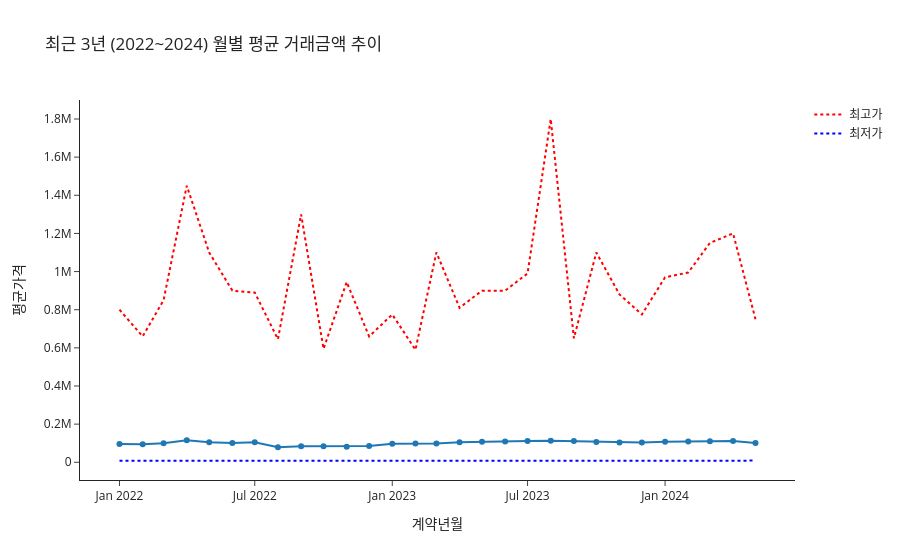
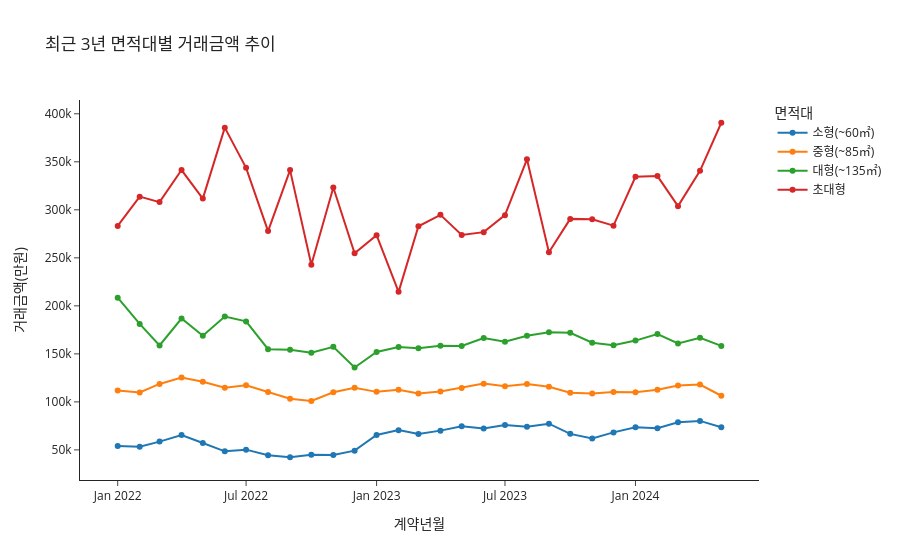
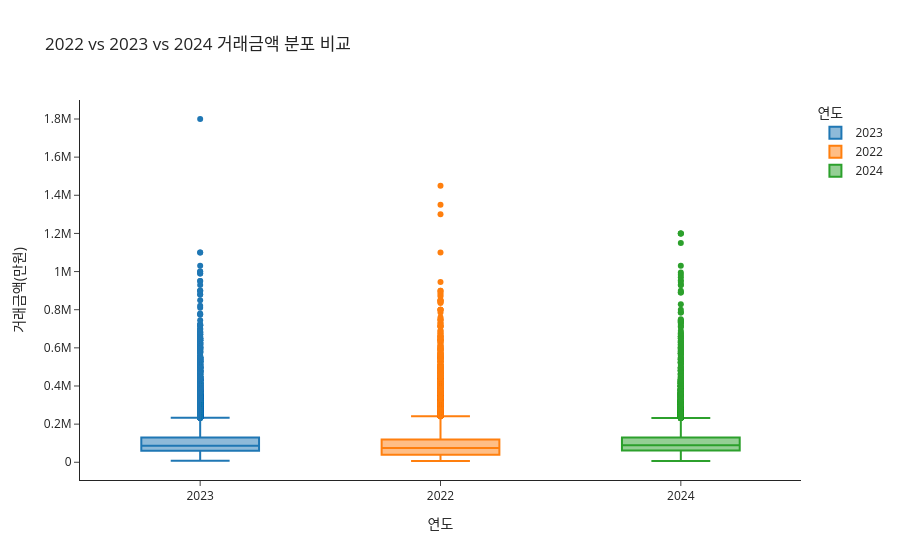

The code cell stored with these charts, in order, in its notebook:
### Code cell
# ================================
# 1. 최근 3년 필터링
# ================================
sa_recent = sa[(sa['계약년월'] >= '2022-01-01') & 
               (sa['계약년월'] <= '2024-12-31')]

print(f"최근 3년 데이터: {len(sa_recent)}건")

# ================================
# 2. 월별 평균 거래금액
# ================================
monthly = sa_recent.groupby('계약년월')['거래금액(만원)'].agg(
    평균가격='mean',
    최고가격='max',
    최저가격='min',
    거래건수='count'
).reset_index()

# ================================
# 3. 월별 추이 라인차트
# ================================
fig1 = px.line(
    monthly,
    x='계약년월',
    y='평균가격',
    title='최근 3년 (2022~2024) 월별 평균 거래금액 추이',
    markers=True,
    template='simple_white'
)
fig1.add_scatter(x=monthly['계약년월'], y=monthly['최고가격'],
                 mode='lines', name='최고가', line=dict(dash='dot', color='red'))
fig1.add_scatter(x=monthly['계약년월'], y=monthly['최저가격'],
                 mode='lines', name='최저가', line=dict(dash='dot', color='blue'))
fig1.show()
fig1.write_html('price_trend_3y.html')

# ================================
# 4. 면적대별 가격 추이
# ================================
sa_recent['면적대'] = pd.cut(sa_recent['전용면적(㎡)'],  # ← 수정
                             bins=[0, 60, 85, 135, 999],
                             labels=['소형(~60㎡)', '중형(~85㎡)', 
                                     '대형(~135㎡)', '초대형'])

area_monthly = sa_recent.groupby(
    ['계약년월', '면적대'], observed=True)['거래금액(만원)'].mean().reset_index()

fig2 = px.line(
    area_monthly,
    x='계약년월',
    y='거래금액(만원)',
    color='면적대',
    title='최근 3년 면적대별 거래금액 추이',
    markers=True,
    template='simple_white'
)
fig2.show()
fig2.write_html('price_trend_by_area_3y.html')

# ================================
# 5. 연도별 박스플롯
# ================================
sa_recent['연도'] = sa_recent['계약년월'].dt.year.astype(str)

fig3 = px.box(
    sa_recent,
    x='연도',
    y='거래금액(만원)',
    color='연도',
    title='2022 vs 2023 vs 2024 거래금액 분포 비교',
    template='simple_white'
)
fig3.show()
fig3.write_html('price_box_3y.html')
